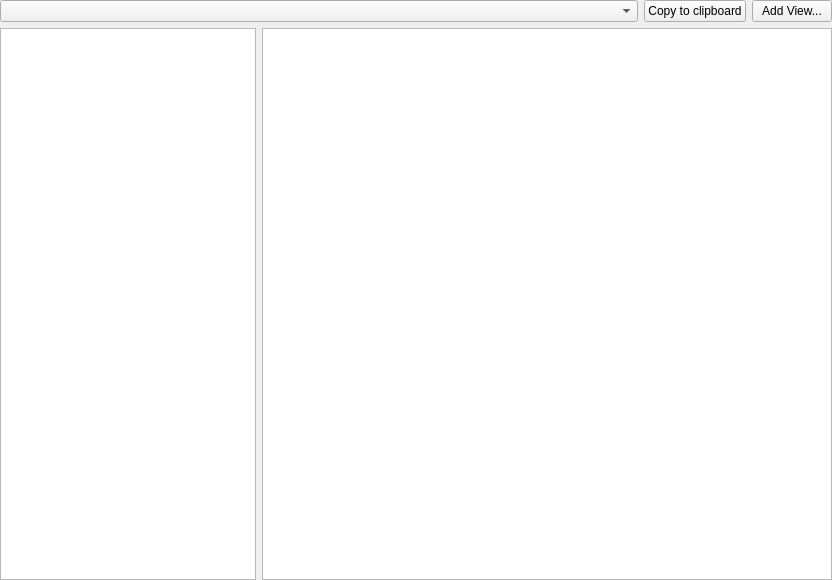
<?xml version="1.0" encoding="UTF-8"?>
<ui version="4.0">
 <class>MIMEDataEditor</class>
 <widget class="QWidget" name="MIMEDataEditor">
  <property name="geometry">
   <rect>
    <x>0</x>
    <y>0</y>
    <width>832</width>
    <height>580</height>
   </rect>
  </property>
  <property name="windowTitle">
   <string>Form</string>
  </property>
  <layout class="QVBoxLayout" name="verticalLayout" stretch="0,1">
   <property name="leftMargin">
    <number>0</number>
   </property>
   <property name="topMargin">
    <number>0</number>
   </property>
   <property name="rightMargin">
    <number>0</number>
   </property>
   <property name="bottomMargin">
    <number>0</number>
   </property>
   <item>
    <layout class="QHBoxLayout" name="horizontalLayout">
     <item>
      <widget class="QComboBox" name="formatComboBox"/>
     </item>
     <item>
      <widget class="QPushButton" name="copyPushButton">
       <property name="sizePolicy">
        <sizepolicy hsizetype="Fixed" vsizetype="Fixed">
         <horstretch>0</horstretch>
         <verstretch>0</verstretch>
        </sizepolicy>
       </property>
       <property name="text">
        <string>Copy to clipboard</string>
       </property>
      </widget>
     </item>
     <item>
      <widget class="QPushButton" name="addViewPushButton">
       <property name="sizePolicy">
        <sizepolicy hsizetype="Fixed" vsizetype="Fixed">
         <horstretch>0</horstretch>
         <verstretch>0</verstretch>
        </sizepolicy>
       </property>
       <property name="text">
        <string>Add View...</string>
       </property>
      </widget>
     </item>
    </layout>
   </item>
   <item>
    <layout class="QHBoxLayout" name="horizontalLayout_2" stretch="0,1">
     <item>
      <widget class="QListWidget" name="viewListWidget">
       <property name="sizePolicy">
        <sizepolicy hsizetype="Fixed" vsizetype="Expanding">
         <horstretch>0</horstretch>
         <verstretch>0</verstretch>
        </sizepolicy>
       </property>
      </widget>
     </item>
     <item>
      <widget class="QPlainTextEdit" name="plainTextEdit"/>
     </item>
    </layout>
   </item>
  </layout>
 </widget>
 <resources/>
 <connections/>
</ui>
